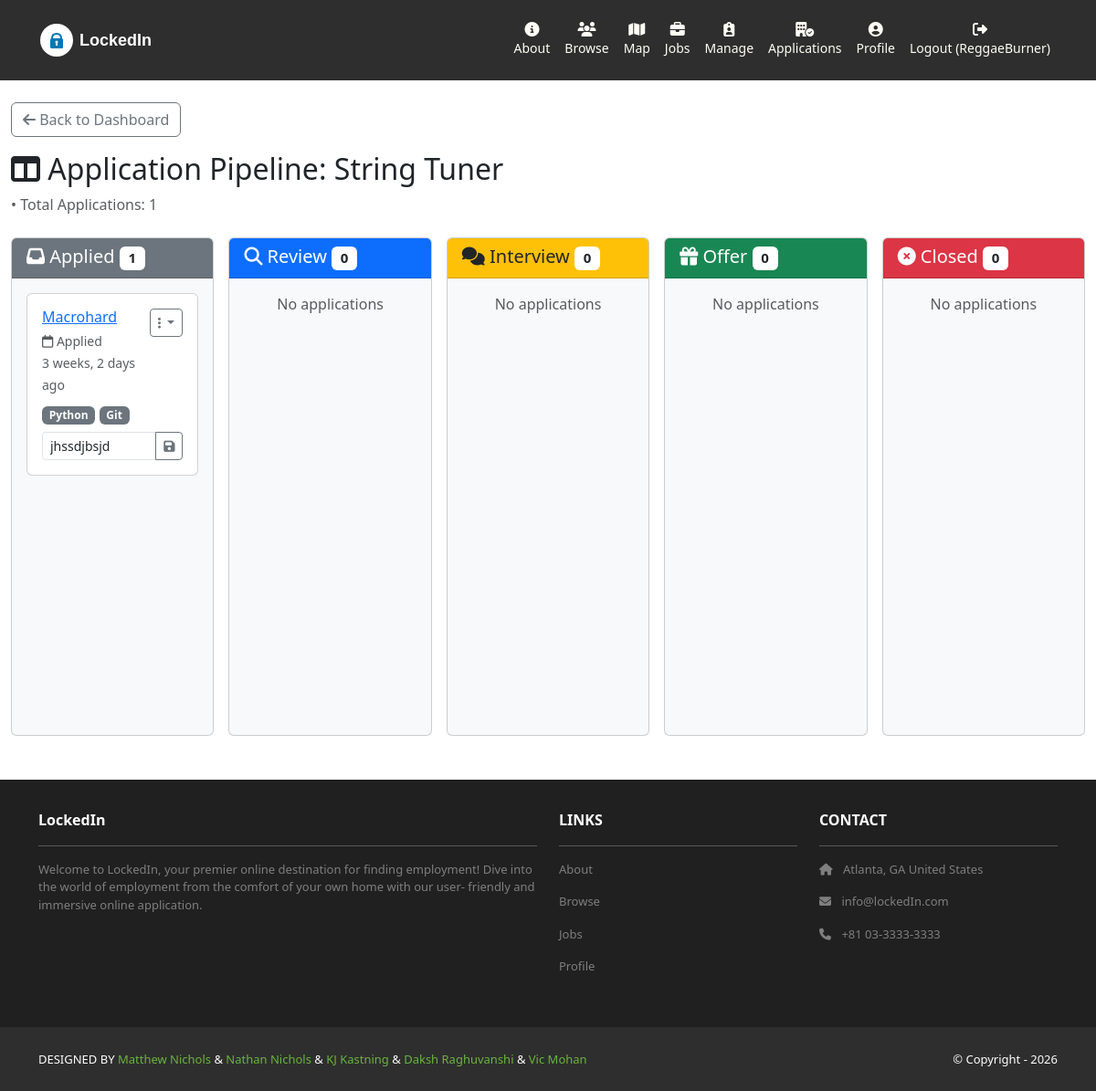
Before: /jobs/recruiter/job/3/pipeline/ (signed in) with the older database file.
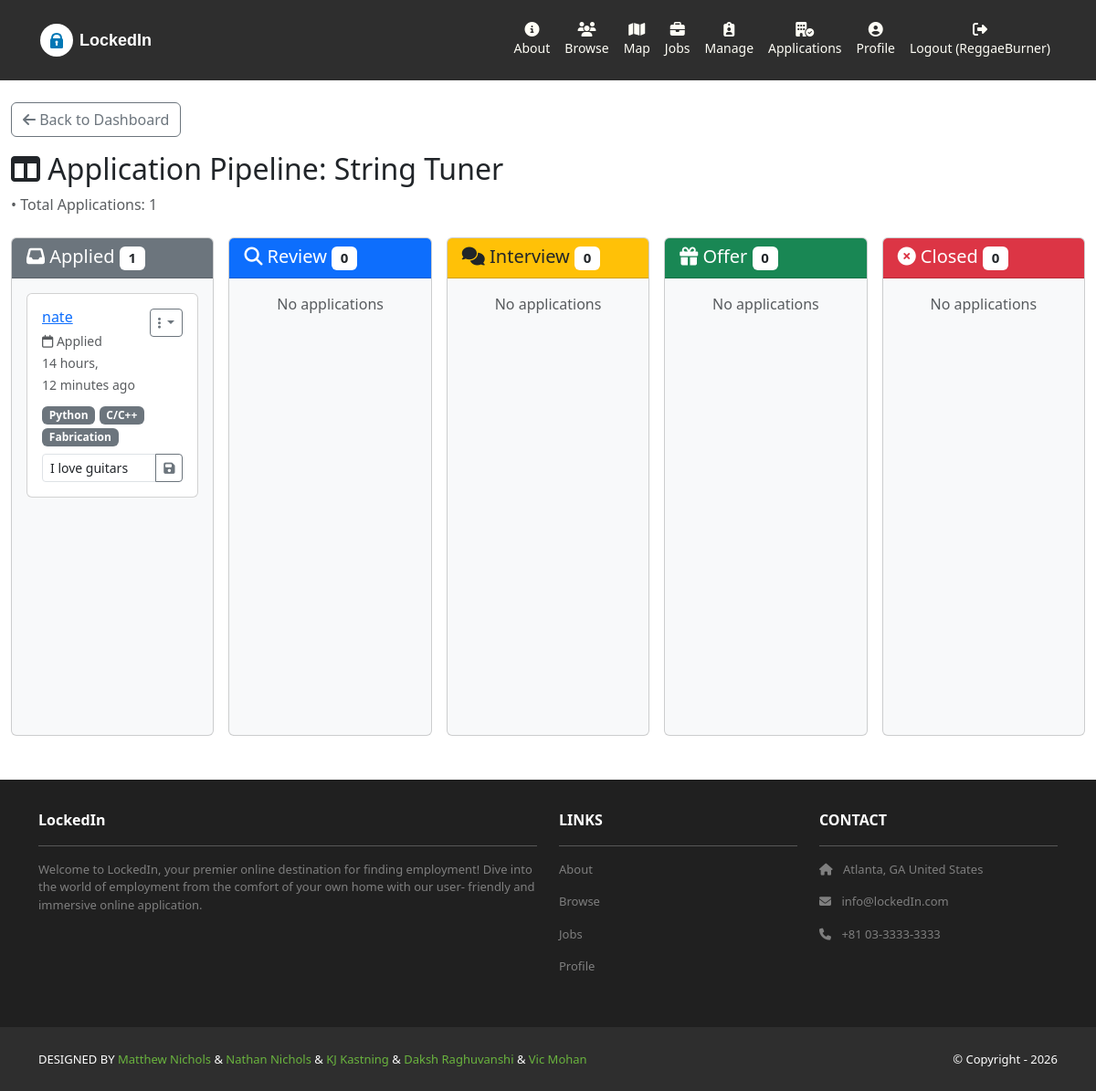
After: the same page with the newer database file.
### jobs/models.py (models this page shows)
class Application(models.Model):
    class ApplicationChoices(models.TextChoices):
        APPLIED = "AP", "Applied"
        REVIEW = "RE", "Review"
        INTERVIEW = "IN", "Interview"
        OFFER = "OF", "Offer"
        CLOSED = "CL", "Closed"
    user = models.ForeignKey(User, on_delete=models.CASCADE)
    job = models.ForeignKey(Job, on_delete=models.CASCADE)
    date = models.DateTimeField(auto_now_add="true")
    status = models.CharField(
        max_length = 2,
        choices=ApplicationChoices.choices,
        default=ApplicationChoices.APPLIED)
    note = models.CharField(blank=True, max_length = 150)
    class Meta:
        constraints = [
            models.UniqueConstraint(
                fields=['user', 'job'],
                name="single_application_per_user",
                violation_error_message="User has already applied to this job."
            )
        ]

### jobs/views.py (the view)
# urls.py: path('recruiter/job/<int:job_id>/pipeline/', views.application_pipeline, name='jobs.application_pipeline'),
@login_required
def application_pipeline(request, job_id):
    job = get_object_or_404(Job, id=job_id, recruiter=request.user)
    applications = Application.objects.filter(job=job).select_related('user', 'user__profile')
    pipeline = {
        'applied': applications.filter(status=Application.ApplicationChoices.APPLIED),
        'review': applications.filter(status=Application.ApplicationChoices.REVIEW),
        'interview': applications.filter(status=Application.ApplicationChoices.INTERVIEW),
        'offer': applications.filter(status=Application.ApplicationChoices.OFFER),
        'closed': applications.filter(status=Application.ApplicationChoices.CLOSED),
    }
    context = {
        'job': job,
        'pipeline': pipeline,
        'template_data': {'title': f'Applications - {job.title}'}
    }
    return render(request, 'jobs/application_pipeline.html', context)

### profiles/models.py (called while the page is built)
    def get_skills_list(self):
        return [skill.strip() for skill in self.skills.split(',') if skill.strip()]

### jobs/templates/jobs/application_pipeline.html (shortened to what the changed rows need)
{% extends 'base.html' %}
{% load static %}
{% block content %}
<div class="container-fluid mt-4 mb-5">
    <div class="mb-4">
        <div class="mb-4">
            <h2><i class="fas fa-columns"></i> Application Pipeline: {{ job.title }}</h2>
        </div>
    </div>
    <div class="row g-3">
        <div class="col">
            <div class="card bg-light">
                <div class="card-body kanban-column" data-status="AP" style="min-height: 500px;">
                    {% for app in pipeline.applied %}
                        {% include 'jobs/application_card.html' %}
                    {% empty %}
                        <p class="text-muted text-center">No applications</p>
                    {% endfor %}
                </div>
            </div>
        </div>
    </div>
</div>
{% endblock %}

### jobs/templates/jobs/application_card.html (shortened to what this page needs)
<div class="card application-card mb-3" data-app-id="{{ app.id }}">
    <div class="card-body">
        <div class="d-flex justify-content-between align-items-start mb-2">
            <div>
                <h6 class="mb-1">
                    <a href="{% url 'profiles.detail' app.user.username %}" target="_blank">
                        {{ app.user.get_full_name|default:app.user.username }}
                    </a>
                </h6>
                <small class="text-muted">
                    <i class="far fa-calendar"></i> Applied {{ app.date|timesince }} ago
                </small>
            </div>
            <div class="dropdown">
                <button class="btn btn-sm btn-outline-secondary dropdown-toggle"
                        type="button" data-bs-toggle="dropdown">
                    <i class="fas fa-ellipsis-v"></i>
                </button>
            </div>
        </div>
        {% if app.user.profile.skills %}
        <div class="mb-2">
            {% for skill in app.user.profile.get_skills_list|slice:":3" %}
                <span class="badge bg-secondary">{{ skill }}</span>
            {% endfor %}
        </div>
        {% endif %}
        <div class="mt-2">
            <form method="POST" action="{% url 'jobs.update_application_note' app.id %}"
                  class="note-form">
                <div class="input-group input-group-sm">
                    <input type="text" name="note" class="form-control"
                           placeholder="Add note..." value="{{ app.note }}"
                           maxlength="150">
                    <button type="submit" class="btn btn-outline-secondary">
                        <i class="fas fa-save"></i>
                    </button>
                </div>
            </form>
        </div>
    </div>
</div>

Changed rows visible on the page:
no longer on this page (row edited): Application: user.get_full_name "Macrohard", date "3 weeks, 2 days", get_skills_list "Python" "Git", note "jhssdjbsjd"
added Application: user.get_full_name "nate", date "14 hours, 12 minutes", get_skills_list "Python" "C/C++" "Fabrication", note "I love guitars"
